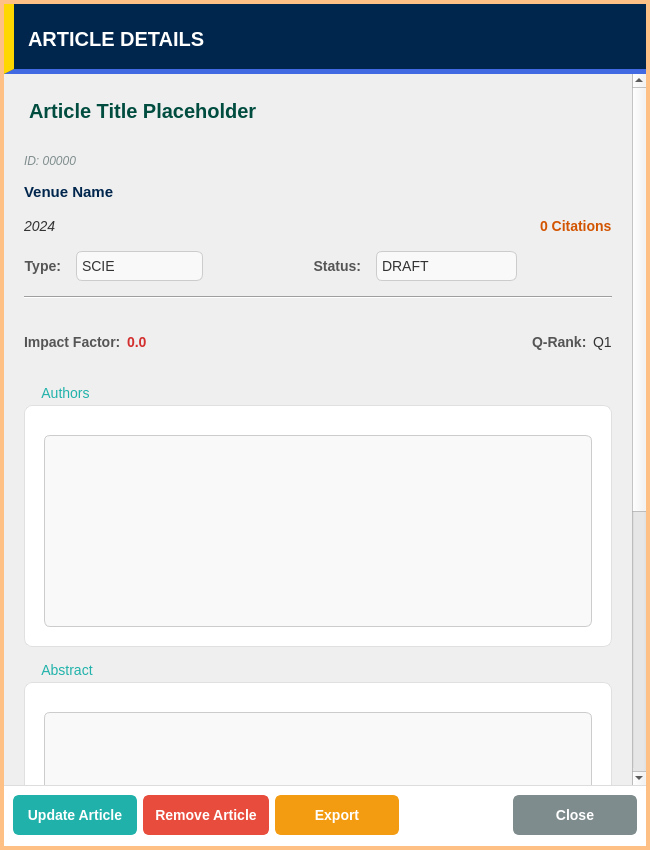
<?xml version="1.0" encoding="UTF-8"?>
<ui version="4.0">
 <class>ArticleDetailsDialog</class>
 <widget class="QDialog" name="ArticleDetailsDialog">
  <property name="geometry">
   <rect>
    <x>0</x>
    <y>0</y>
    <width>650</width>
    <height>850</height>
   </rect>
  </property>
  <property name="windowTitle">
   <string>Article Details</string>
  </property>
  <property name="styleSheet">
   <string notr="true">
/* --- CÀI ĐẶT CHUNG --- */
QDialog#ArticleDetailsDialog {
    background-color: #f4f7f6;
    border: 4px solid #FFC085;
}
QWidget {
    font-family: &quot;Segoe UI&quot;, Arial, sans-serif;
    font-size: 14px;
}

/* --- SCROLL AREA --- */
QScrollArea {
    border: none;
    background-color: transparent;
}

/* --- GROUP BOX --- */
QGroupBox {
    background-color: #ffffff;
    border: 1px solid #e0e0e0;
    border-radius: 8px;
    margin-top: 20px;
    padding-top: 20px;
    padding-bottom: 10px;
    padding-left: 10px;
    padding-right: 10px;
}
QGroupBox::title {
    subcontrol-origin: margin;
    subcontrol-position: top left;
    padding: 0 5px;
    color: #20B2AA;
    font-weight: bold;
    left: 10px;
    top: 0px;
}

/* --- LABELS --- */
QLabel {
    color: #333333;
}
QLabel#lblTitle {
    color: #004d40;
    font-weight: 900;
    font-size: 20px;
    margin-bottom: 10px;
}
QLabel#lblId {
    color: #7f8c8d;
    font-style: italic;
    font-size: 12px;
}
QLabel#lblVenue {
    font-weight: bold;
    color: #00264d;
    font-size: 15px;
}
/* Badge Styles */
QLabel#lblType, QLabel#lblStatus {
    font-weight: bold;
    color: #555555;
}

/* --- LIST &amp; TEXT BROWSER --- */
QListWidget, QTextBrowser {
    background-color: #f9f9f9;
    border: 1px solid #cccccc;
    border-radius: 6px;
    padding: 5px;
}

/* --- COMBOBOX (Read-only view style) --- */
QComboBox {
    background-color: #f9f9f9;
    border: 1px solid #cccccc;
    border-radius: 6px;
    padding: 5px;
    color: #333333;
}
QComboBox::drop-down {
    border: 0px;
}

/* --- FOOTER CONTAINER --- */
QWidget#footerContainer {
    background-color: #ffffff;
    border-top: 1px solid #dddddd;
    min-height: 60px; /* Quan trong: Giu cho footer khong bi mat */
}

/* --- BUTTONS --- */
/* QUAN TRONG: Set border: none de kich hoat custom background */
QPushButton {
    border: none;
    border-radius: 6px;
    font-weight: bold;
    padding: 10px;
    min-width: 100px;
    color: white;
}
QPushButton:pressed {
    padding-top: 12px; /* Hieu ung nhan nut */
    padding-left: 12px;
}

/* Nút Update (Xanh Ngoc) */
QPushButton#btnUpdate {
    background-color: #20B2AA;
    border: 2px solid #20B2AA;
}
QPushButton#btnUpdate:hover {
    background-color: #17a098;
}

/* Nút Remove (Do) */
QPushButton#removeBtn {
    background-color: #e74c3c;
    border: 2px solid #e74c3c;
}
QPushButton#removeBtn:hover {
    background-color: #c0392b;
}

/* Nút Close (Xam) */
QPushButton#closeBtn {
    background-color: #7f8c8d;
    border: 2px solid #7f8c8d;
}
QPushButton#closeBtn:hover {
    background-color: #636e72;
}

/* Nút Export (Cam) */
QPushButton#btnExport {
    background-color: #f39c12;
    border: 2px solid #f39c12;
}
QPushButton#btnExport:hover {
    background-color: #d68910;
}
   </string>
  </property>
  <layout class="QVBoxLayout" name="verticalLayout_Main">
   <property name="spacing">
    <number>0</number>
   </property>
   <property name="leftMargin">
    <number>4</number>
   </property>
   <property name="topMargin">
    <number>4</number>
   </property>
   <property name="rightMargin">
    <number>4</number>
   </property>
   <property name="bottomMargin">
    <number>4</number>
   </property>
   <item>
    <widget class="QWidget" name="headerContainer" native="true">
     <property name="minimumSize">
      <size>
       <width>0</width>
       <height>70</height>
      </size>
     </property>
     <property name="styleSheet">
      <string notr="true">QWidget#headerContainer{background-color:#00264d;border-bottom:5px solid #4169E1;border-left:10px solid #FFD700;}</string>
     </property>
     <layout class="QHBoxLayout" name="horizontalLayout_Header">
      <item>
       <widget class="QLabel" name="lblHeader">
        <property name="styleSheet">
         <string notr="true">color:#ffffff;font-weight:900;font-size:20px;background:transparent;padding-left:10px;</string>
        </property>
        <property name="text">
         <string>ARTICLE DETAILS</string>
        </property>
        <property name="alignment">
         <set>Qt::AlignmentFlag::AlignLeading|Qt::AlignmentFlag::AlignLeft|Qt::AlignmentFlag::AlignVCenter</set>
        </property>
       </widget>
      </item>
     </layout>
    </widget>
   </item>
   <item>
    <widget class="QScrollArea" name="scrollArea">
     <property name="widgetResizable">
      <bool>true</bool>
     </property>
     <widget class="QWidget" name="scrollContent">
      <property name="geometry">
       <rect>
        <x>0</x>
        <y>0</y>
        <width>648</width>
        <height>900</height>
       </rect>
      </property>
      <layout class="QVBoxLayout" name="verticalLayout_Content">
       <property name="spacing">
        <number>15</number>
       </property>
       <property name="leftMargin">
        <number>20</number>
       </property>
       <property name="topMargin">
        <number>20</number>
       </property>
       <property name="rightMargin">
        <number>20</number>
       </property>
       <property name="bottomMargin">
        <number>20</number>
       </property>
       <item>
        <widget class="QLabel" name="lblTitle">
         <property name="sizePolicy">
          <sizepolicy hsizetype="Preferred" vsizetype="MinimumExpanding">
           <horstretch>0</horstretch>
           <verstretch>0</verstretch>
          </sizepolicy>
         </property>
         <property name="text">
          <string>Article Title Placeholder</string>
         </property>
         <property name="alignment">
          <set>Qt::AlignmentFlag::AlignLeading|Qt::AlignmentFlag::AlignLeft|Qt::AlignmentFlag::AlignTop</set>
         </property>
         <property name="wordWrap">
          <bool>true</bool>
         </property>
         <property name="textInteractionFlags">
          <set>Qt::TextInteractionFlag::LinksAccessibleByMouse|Qt::TextInteractionFlag::TextSelectableByMouse</set>
         </property>
        </widget>
       </item>
       <item>
        <widget class="QLabel" name="lblId">
         <property name="text">
          <string>ID: 00000</string>
         </property>
        </widget>
       </item>
       <item>
        <widget class="QLabel" name="lblVenue">
         <property name="text">
          <string>Venue Name</string>
         </property>
        </widget>
       </item>
       <item>
        <layout class="QHBoxLayout" name="horizontalLayout_Meta">
         <item>
          <widget class="QLabel" name="lblYear">
           <property name="font">
            <font>
             <family>Segoe UI</family>
             <pointsize>-1</pointsize>
             <italic>true</italic>
            </font>
           </property>
           <property name="text">
            <string>2024</string>
           </property>
          </widget>
         </item>
         <item>
          <spacer name="horizontalSpacer">
           <property name="orientation">
            <enum>Qt::Orientation::Horizontal</enum>
           </property>
           <property name="sizeHint" stdset="0">
            <size>
             <width>40</width>
             <height>20</height>
            </size>
           </property>
          </spacer>
         </item>
         <item>
          <widget class="QLabel" name="lblCitation">
           <property name="font">
            <font>
             <family>Segoe UI</family>
             <pointsize>-1</pointsize>
             <bold>true</bold>
            </font>
           </property>
           <property name="styleSheet">
            <string notr="true">color: #d35400;</string>
           </property>
           <property name="text">
            <string>0 Citations</string>
           </property>
          </widget>
         </item>
        </layout>
       </item>
       <item>
        <layout class="QHBoxLayout" name="horizontalLayout_Tags">
         <item>
          <widget class="QLabel" name="lblType">
           <property name="text">
            <string>Type:</string>
           </property>
           <property name="alignment">
            <set>Qt::AlignmentFlag::AlignRight|Qt::AlignmentFlag::AlignTrailing|Qt::AlignmentFlag::AlignVCenter</set>
           </property>
          </widget>
         </item>
         <item>
          <widget class="QComboBox" name="typeBox">
           <property name="enabled">
            <bool>false</bool>
           </property>
           <item>
            <property name="text">
             <string>SCIE</string>
            </property>
           </item>
           <item>
            <property name="text">
             <string>SCOPUS</string>
            </property>
           </item>
           <item>
            <property name="text">
             <string>CONFERENCE</string>
            </property>
           </item>
           <item>
            <property name="text">
             <string>OTHER</string>
            </property>
           </item>
          </widget>
         </item>
         <item>
          <spacer name="horizontalSpacer_3">
           <property name="orientation">
            <enum>Qt::Orientation::Horizontal</enum>
           </property>
           <property name="sizeHint" stdset="0">
            <size>
             <width>20</width>
             <height>20</height>
            </size>
           </property>
          </spacer>
         </item>
         <item>
          <widget class="QLabel" name="lblStatus">
           <property name="text">
            <string>Status:</string>
           </property>
           <property name="alignment">
            <set>Qt::AlignmentFlag::AlignRight|Qt::AlignmentFlag::AlignTrailing|Qt::AlignmentFlag::AlignVCenter</set>
           </property>
          </widget>
         </item>
         <item>
          <widget class="QComboBox" name="statusBox">
           <property name="enabled">
            <bool>false</bool>
           </property>
           <item>
            <property name="text">
             <string>DRAFT</string>
            </property>
           </item>
           <item>
            <property name="text">
             <string>SUBMITTED</string>
            </property>
           </item>
           <item>
            <property name="text">
             <string>UNDER_REVIEW</string>
            </property>
           </item>
           <item>
            <property name="text">
             <string>REVISIONS</string>
            </property>
           </item>
           <item>
            <property name="text">
             <string>ACCEPTED</string>
            </property>
           </item>
           <item>
            <property name="text">
             <string>REJECTED</string>
            </property>
           </item>
           <item>
            <property name="text">
             <string>PUBLISHED</string>
            </property>
           </item>
          </widget>
         </item>
         <item>
          <spacer name="horizontalSpacer_2">
           <property name="orientation">
            <enum>Qt::Orientation::Horizontal</enum>
           </property>
           <property name="sizeHint" stdset="0">
            <size>
             <width>40</width>
             <height>20</height>
            </size>
           </property>
          </spacer>
         </item>
        </layout>
       </item>
       <item>
        <widget class="Line" name="line">
         <property name="orientation">
          <enum>Qt::Orientation::Horizontal</enum>
         </property>
        </widget>
       </item>
       <item>
        <widget class="QStackedWidget" name="stackedSpecificInfo">
         <property name="currentIndex">
          <number>0</number>
         </property>
         <widget class="QWidget" name="pageSCIE">
          <layout class="QHBoxLayout" name="horizontalLayout_SCIE">
           <property name="leftMargin">
            <number>0</number>
           </property>
           <property name="rightMargin">
            <number>0</number>
           </property>
           <item>
            <widget class="QLabel" name="label_IF">
             <property name="styleSheet">
              <string>font-weight: bold; color: #555;</string>
             </property>
             <property name="text">
              <string>Impact Factor:</string>
             </property>
            </widget>
           </item>
           <item>
            <widget class="QLabel" name="valIF">
             <property name="styleSheet">
              <string>color: #d32f2f; font-weight: bold;</string>
             </property>
             <property name="text">
              <string>0.0</string>
             </property>
            </widget>
           </item>
           <item>
            <spacer name="spacer_scie">
             <property name="orientation">
              <enum>Qt::Orientation::Horizontal</enum>
             </property>
             <property name="sizeHint" stdset="0">
              <size>
               <width>0</width>
               <height>0</height>
              </size>
             </property>
            </spacer>
           </item>
           <item>
            <widget class="QLabel" name="label_Q">
             <property name="styleSheet">
              <string>font-weight: bold; color: #555;</string>
             </property>
             <property name="text">
              <string>Q-Rank:</string>
             </property>
            </widget>
           </item>
           <item>
            <widget class="QLabel" name="valQRank">
             <property name="styleSheet">
              <string notr="true"/>
             </property>
             <property name="text">
              <string>Q1</string>
             </property>
            </widget>
           </item>
          </layout>
         </widget>
         <widget class="QWidget" name="pageSCOPUS">
          <layout class="QHBoxLayout" name="horizontalLayout_SCOPUS">
           <property name="leftMargin">
            <number>0</number>
           </property>
           <property name="rightMargin">
            <number>0</number>
           </property>
           <item>
            <widget class="QLabel" name="label_SJR">
             <property name="styleSheet">
              <string>font-weight: bold; color: #555;</string>
             </property>
             <property name="text">
              <string>SJR:</string>
             </property>
            </widget>
           </item>
           <item>
            <widget class="QLabel" name="valSJR">
             <property name="text">
              <string>0.0</string>
             </property>
            </widget>
           </item>
           <item>
            <spacer name="spacer_scopus">
             <property name="orientation">
              <enum>Qt::Orientation::Horizontal</enum>
             </property>
             <property name="sizeHint" stdset="0">
              <size>
               <width>0</width>
               <height>0</height>
              </size>
             </property>
            </spacer>
           </item>
           <item>
            <widget class="QLabel" name="label_H">
             <property name="styleSheet">
              <string>font-weight: bold; color: #555;</string>
             </property>
             <property name="text">
              <string>H-Index:</string>
             </property>
            </widget>
           </item>
           <item>
            <widget class="QLabel" name="valHIndex">
             <property name="text">
              <string>0</string>
             </property>
            </widget>
           </item>
          </layout>
         </widget>
         <widget class="QWidget" name="pageCONF">
          <layout class="QGridLayout" name="gridLayout_CONF">
           <property name="leftMargin">
            <number>0</number>
           </property>
           <property name="rightMargin">
            <number>0</number>
           </property>
           <item row="0" column="0">
            <widget class="QLabel" name="label_ConfRank">
             <property name="styleSheet">
              <string>font-weight: bold; color: #555;</string>
             </property>
             <property name="text">
              <string>Rank:</string>
             </property>
            </widget>
           </item>
           <item row="0" column="1">
            <widget class="QLabel" name="valConfRank">
             <property name="text">
              <string>A*</string>
             </property>
            </widget>
           </item>
           <item row="0" column="2">
            <widget class="QLabel" name="label_Rate">
             <property name="styleSheet">
              <string>font-weight: bold; color: #555;</string>
             </property>
             <property name="text">
              <string>Accept Rate:</string>
             </property>
            </widget>
           </item>
           <item row="0" column="3">
            <widget class="QLabel" name="valAcceptRate">
             <property name="text">
              <string>20%</string>
             </property>
            </widget>
           </item>
           <item row="1" column="0">
            <widget class="QLabel" name="label_Loc">
             <property name="styleSheet">
              <string>font-weight: bold; color: #555;</string>
             </property>
             <property name="text">
              <string>Loc:</string>
             </property>
            </widget>
           </item>
           <item row="1" column="1" colspan="3">
            <widget class="QLabel" name="valLocation">
             <property name="text">
              <string>Paris, France</string>
             </property>
             <property name="wordWrap">
              <bool>true</bool>
             </property>
            </widget>
           </item>
          </layout>
         </widget>
         <widget class="QWidget" name="pageCUSTOM">
          <layout class="QFormLayout" name="formLayout_Custom">
           <item row="0" column="0">
            <widget class="QLabel" name="label_CustomType">
             <property name="text">
              <string>Custom Type:</string>
             </property>
             <property name="styleSheet">
              <string notr="true">font-weight: bold; color: #00796b;</string>
             </property>
            </widget>
           </item>
           <item row="0" column="1">
            <widget class="QLabel" name="valCustomTypeName">
             <property name="text">
              <string>-</string>
             </property>
            </widget>
           </item>
          </layout>
         </widget>
         <widget class="QWidget" name="pageOTHER">
          <layout class="QVBoxLayout" name="verticalLayout_Other"/>
         </widget>
        </widget>
       </item>
       <item>
        <widget class="QGroupBox" name="grpAuthors">
         <property name="title">
          <string>Authors</string>
         </property>
         <layout class="QVBoxLayout" name="verticalLayout_Authors">
          <item>
           <widget class="QListWidget" name="listAuthors"/>
          </item>
         </layout>
        </widget>
       </item>
       <item>
        <widget class="QGroupBox" name="grpAbstract">
         <property name="title">
          <string>Abstract</string>
         </property>
         <layout class="QVBoxLayout" name="verticalLayout_Abstract">
          <item>
           <widget class="QTextBrowser" name="txtAbstract"/>
          </item>
         </layout>
        </widget>
       </item>
       <item>
        <widget class="QGroupBox" name="grpRefs">
         <property name="title">
          <string>References</string>
         </property>
         <layout class="QVBoxLayout" name="verticalLayout_Refs">
          <item>
           <widget class="QListWidget" name="listRefs"/>
          </item>
         </layout>
        </widget>
       </item>
      </layout>
     </widget>
    </widget>
   </item>
   <item>
    <widget class="QWidget" name="footerContainer" native="true">
     <property name="styleSheet">
      <string notr="true"/>
     </property>
     <layout class="QHBoxLayout" name="horizontalLayout">
      <property name="topMargin">
       <number>10</number>
      </property>
      <property name="bottomMargin">
       <number>10</number>
      </property>
      <item>
       <widget class="QPushButton" name="btnUpdate">
        <property name="cursor">
         <cursorShape>PointingHandCursor</cursorShape>
        </property>
        <property name="text">
         <string>Update Article</string>
        </property>
       </widget>
      </item>
      <item>
       <widget class="QPushButton" name="removeBtn">
        <property name="cursor">
         <cursorShape>PointingHandCursor</cursorShape>
        </property>
        <property name="text">
         <string>Remove Article</string>
        </property>
       </widget>
      </item>
      <item>
       <widget class="QPushButton" name="btnExport">
        <property name="cursor">
         <cursorShape>PointingHandCursor</cursorShape>
        </property>
        <property name="text">
         <string>Export</string>
        </property>
       </widget>
      </item>
      <item>
       <spacer name="horizontalSpacer_Footer">
        <property name="orientation">
         <enum>Qt::Orientation::Horizontal</enum>
        </property>
        <property name="sizeHint" stdset="0">
         <size>
          <width>40</width>
          <height>20</height>
         </size>
        </property>
       </spacer>
      </item>
      <item>
       <widget class="QPushButton" name="closeBtn">
        <property name="cursor">
         <cursorShape>PointingHandCursor</cursorShape>
        </property>
        <property name="text">
         <string>Close</string>
        </property>
       </widget>
      </item>
     </layout>
    </widget>
   </item>
  </layout>
 </widget>
 <resources/>
 <connections/>
</ui>
